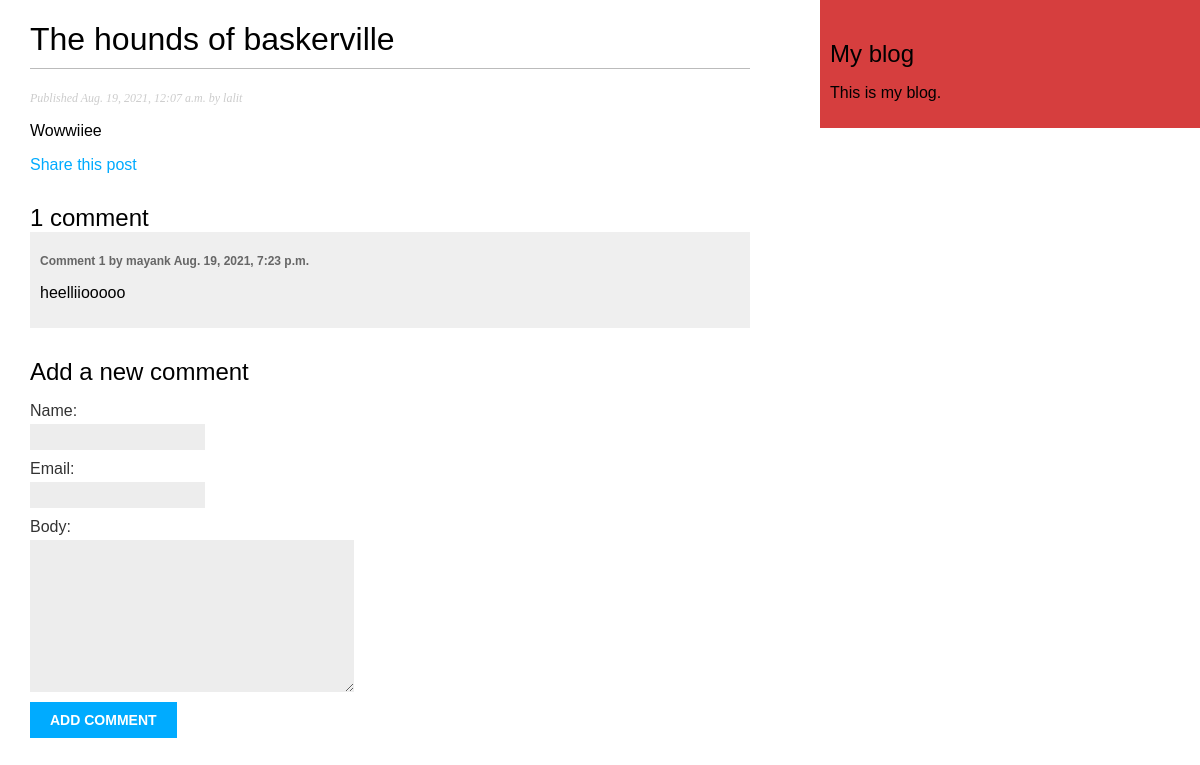
Screenshot of /blog/2021/8/19/the-hounds-of-baskerville/ with the database file from the repository.
### blog/models.py (models this page shows, shortened)
class Post(models.Model):
	STATUS_CHOICES = (
		('draft', 'Draft'),
		('published', 'Published'),
	)
	title = models.CharField(max_length=250)
	slug = models.SlugField(max_length=250, unique_for_date='publish')
	author = models.ForeignKey(User, on_delete=models.CASCADE, related_name='blog_posts')
	body = models.TextField()
	publish = models.DateTimeField(default=timezone.now)
	created = models.DateTimeField(auto_now_add=True)
	updated = models.DateTimeField(auto_now=True)
	status = models.CharField(max_length=10, choices=STATUS_CHOICES, default='draft')
	objects = models.Manager()
	published = PublishedManager()
	class Meta:
		ordering = ('-publish',)

class Comment(models.Model):
	post = models.ForeignKey(Post, on_delete=models.CASCADE, related_name='comments')
	name = models.CharField(max_length=80)
	email = models.EmailField()
	body = models.TextField()
	created = models.DateTimeField(auto_now_add=True)
	updated = models.DateTimeField(auto_now=True)
	active = models.BooleanField(default=True)
	class Meta:
		ordering = ('created',)

### blog/views.py (the view)
# urls.py: path('<int:year>/<int:month>/<int:day>/<slug:post>/', views.post_detail, name='post_detail'),
def post_detail(request, year, month, day, post):
	post = get_object_or_404(Post,	slug=post, status='published', publish__year=year, publish__month=month, publish__day=day)
	comments = post.comments.filter(active=True)
	new_comment = None
	if request.method == 'POST':
		comment_form = CommentForm(data=request.POST)
		if comment_form.is_valid():									# Create Comment object but don't save to database yet
			new_comment = comment_form.save(commit=False)
			new_comment.post = post
			new_comment.save()
	else:
		comment_form = CommentForm()
	return	render(request, 'blog/post/detail.html', {'post': post, 'comments': comments, 'new_comment': new_comment, 'comment_form': comment_form})

### blog/forms.py
class CommentForm(forms.ModelForm):
	class	Meta:
		model = Comment
		fields = ('name', 'email', 'body')

### blog/templates/blog/post/detail.html (shortened to what this page needs)
{% extends "blog/base.html" %}
{% block content %}
	<h1>{{ post.title }}</h1>
	<p class="date">
		Published {{ post.publish }} by {{ post.author }}
	</p>
	{{ post.body|linebreaks }}
	<p>
		<a href="{% url "blog:post_share" post.id %}">
			Share this post
		</a>
	</p>
	{% with comments.count as total_comments %}
		<h2>
			{{ total_comments }} comment{{ total_comments|pluralize }}
		</h2>
	{% endwith %}
	{% for comment in comments %}
		<div class="comment">
			<p class="info">
				Comment {{ forloop.counter }} by {{ comment.name }}
				{{ comment.created }}
			</p>
			{{ comment.body|linebreaks }}
		</div>
	{% empty %}
		<p>There are no comments yet.</p>
	{% endfor %}
	{% if new_comment %}
		<h2>Your comment has been added.</h2>
	{% else %}
		<h2>Add a new comment</h2>
		<form action="." method="post">
			{{ comment_form.as_p }}
			<p><input type="submit"	value="Add comment"></p>
		</form>
	{% endif %}
{% endblock %}

### blog/static/css/blog.css (style rules this page uses)
body { margin:0; padding:0; font-family:helvetica, sans-serif; }
a { color:#00abff; text-decoration:none; }
h1 { font-weight:normal; border-bottom:1px solid #bbb; padding:0 0 10px 0; }
h2 { font-weight:normal; margin:30px 0 0; }
p.date { color:#ccc; font-family: georgia, serif; font-size: 12px; font-style: italic; }
label { float:left; clear:both; color:#333; margin-bottom:4px; }
input, textarea { clear:both; float:left; margin:0 0 10px; background:#ededed; border:0; padding:6px 10px; font-size:12px; }
input[type=submit] { font-weight:bold; background:#00abff; color:#fff; padding:10px 20px; font-size:14px; text-transform:uppercase; }
.comment { padding:10px; }
.comment:nth-child(even) { background:#efefef; }
.comment .info { font-weight:bold; font-size:12px; color:#666; }

### rows the page displays
Post: title "The hounds of baskerville", publish "Aug. 19, 2021, 12:07 a.m.", author "lalit", body "Wowwiiee"
Comment: name "mayank", created "Aug. 19, 2021, 7:23 p.m.", body "heelliiooooo"

### other values shown
{{ total_comments }} "1"
